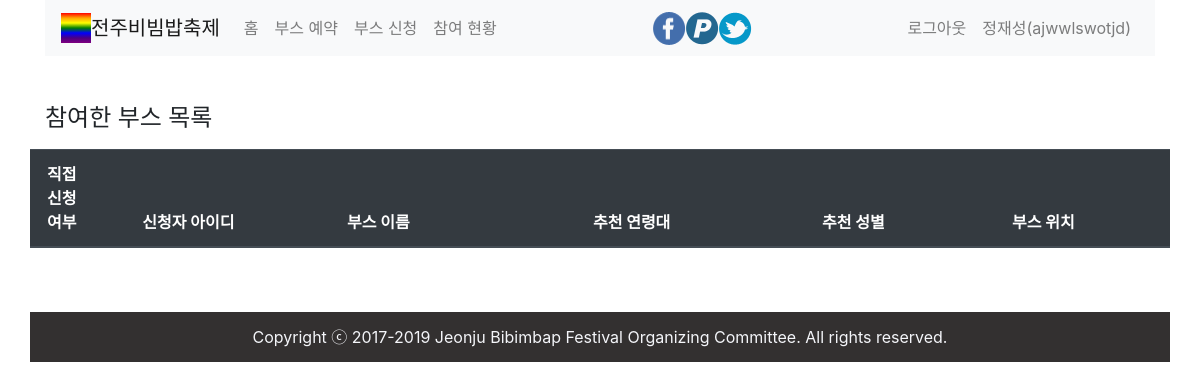
Before: /attend (signed in) with the older database file.
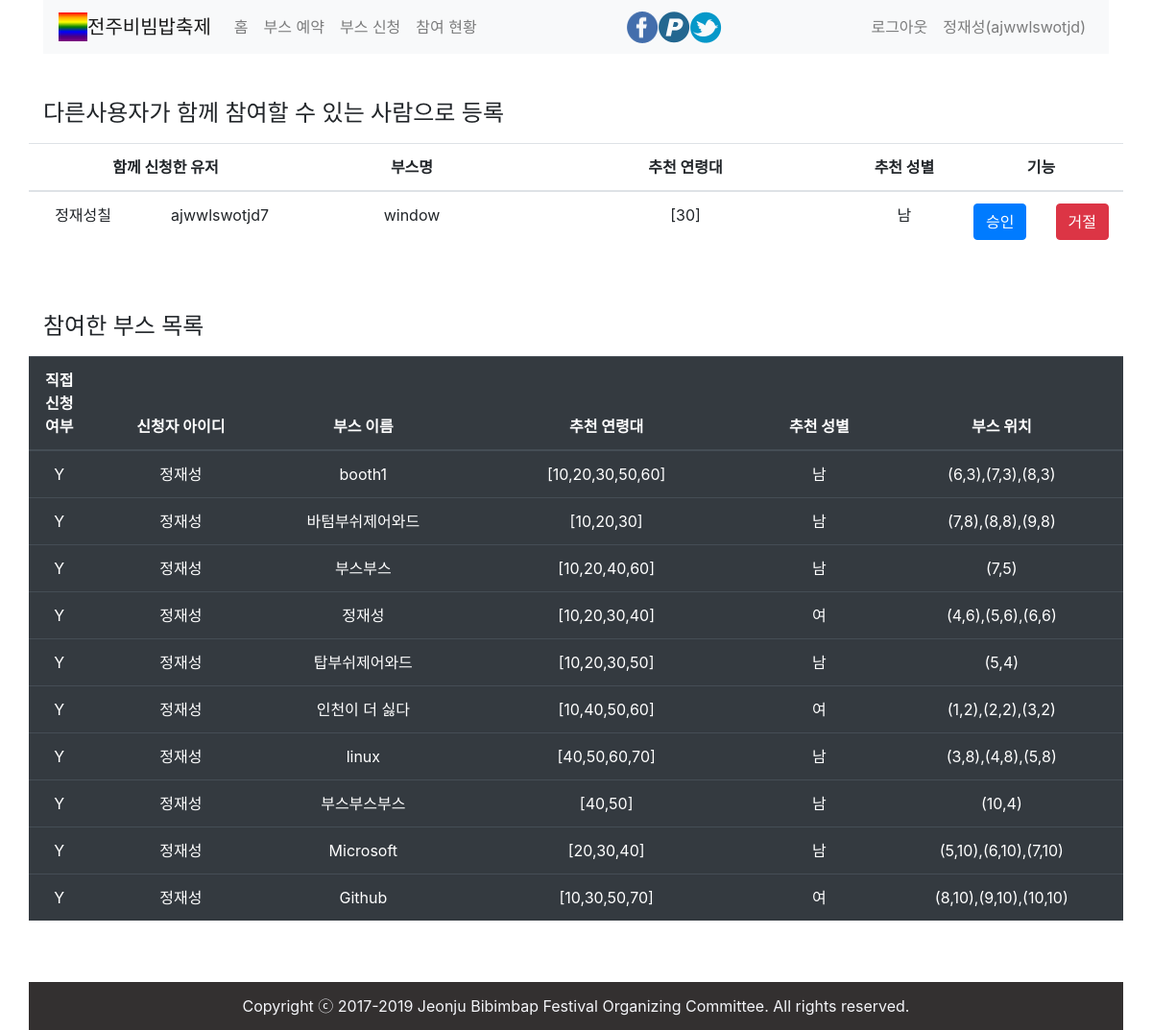
After: the same page with the newer database file.
### tables this page shows
CREATE TABLE `reservation` (
  `idx` int(11) NOT NULL,
  `booth_idx` int(11) NOT NULL,
  `applicant_idx` int(11) NOT NULL,
  `user_idx` int(11) NOT NULL,
  `status` int(11) NOT NULL
);

CREATE TABLE `common_user` (
  `idx` int(11) NOT NULL,
  `password` varchar(100) NOT NULL,
  `name` varchar(100) NOT NULL,
  `gender` varchar(10) NOT NULL,
  `age` int(11) NOT NULL,
  `id` varchar(100) NOT NULL
);

CREATE TABLE `booth` (
  `idx` int(11) NOT NULL,
  `name` varchar(100) NOT NULL,
  `price` int(11) NOT NULL,
  `gender` varchar(10) NOT NULL,
  `position` varchar(100) NOT NULL,
  `writer` int(11) NOT NULL,
  `age` varchar(200) NOT NULL,
  `type` int(11) NOT NULL
);

### App/Controller/MasterController.php (called while the page is built, shortened)
<?php
class MasterController {
	public function render($page,$data=[])
	{
		extract($data);
		require __ROOT . "/views/header.php";
		require __ROOT . "/views/".$page.".php";
		require __ROOT . "/views/footer.php";
	}
}

### App/Controller/MainController.php (called while the page is built, shortened)
<?php
class MainController extends MasterController {
	public function attend()
	{
		$sql = "SELECT * FROM `reservation` WHERE `applicant_idx` != `user_idx` AND `user_idx` = ? AND `status` = 0";
		$unSignedList = DB::fetchAll($sql,[$_SESSION['user']->idx]);
		$sql = "SELECT * FROM `reservation` WHERE `user_idx` = ? AND `status` = 1";
		$signedList = DB::fetchAll($sql,[$_SESSION['user']->idx]);
		$this->render("attend",["unSignedList"=>$unSignedList,"signedList"=>$signedList]);
	}
}

### public/index.php (called while the page is built, shortened)
<?php
$url = isset($_GET['url']) ? $_GET['url'] : "/";
Route::route($url);

### App/DB.php (called while the page is built, shortened)
<?php
class DB {
	public static $con = null;
	public static function getDB()
	{
		if(self::$con == null)
		{
			self::$con = new \PDO("mysql:host=localhost;dbname=gyeongbuk;charset=utf8mb4;","root");
		}
		return self::$con;
	}
	public static function fetch($sql,$data)
	{
		$con = self::getDB();
		$q = $con->prepare($sql);
		$q->execute($data);
		return $q->fetch(\PDO::FETCH_OBJ);
	}
	public static function fetchAll($sql,$data)
	{
		$con = self::getDB();
		$q = $con->prepare($sql);
		$q->execute($data);
		return $q->fetchAll(\PDO::FETCH_OBJ);
	}
}

### views/attend.php (the view, shortened to what this page needs)
<?php if(count($unSignedList) != 0) : ?>
<div class="row">
	<h4 class="col-12 mt-5">다른사용자가 함께 참여할 수 있는 사람으로 등록</h4>
    <table class="table table-stripe col-12 mt-2">
        <thead align="center">
            <tr>
                <th scope="col" colspan="2" width="25%">함께 신청한 유저</th>
                <th scope="col" width="20%">부스명</th>
                <th scope="col" width="30%">추천 연령대</th>
                <th scope="col" width="10%">추천 성별</th>
                <th scope="col" colspan="2" width="15%">기능</th>
            </tr>
        </thead>
        <tbody align="center">
        	<?php foreach ($unSignedList as $item) : ?>
			<?php
				$sql = "SELECT * FROM `common_user` WHERE `idx` = ?";
				$applicant = DB::fetch($sql,[$item->applicant_idx]);
				$sql = "SELECT * FROM `booth` WHERE `idx` = ?";
				$booth = DB::fetch($sql,[$item->booth_idx]);
			?>
            <tr>
                <td scope="row"><?= htmlentities($applicant->name) ?></td>
                <td><?= htmlentities($applicant->id) ?></td>
                <td><?= htmlentities($booth->name) ?></td>
                <td><?= htmlentities($booth->age) ?></td>
                <td><?= htmlentities($booth->gender == "female" ? "여" : "남") ?></td>
                <td>
                	<button data-fx="accept" data-idx="<?= $item->idx ?>" class="btn btn-primary btn-fx">승인</button>
                </td>
                <td>
                	<button data-fx="reject" data-idx="<?= $item->idx ?>" class="btn btn-danger btn-fx">거절</button>
                </td>
            </tr>
        	<?php endforeach; ?>
        </tbody>
    </table>
</div>
<?php endif; ?>
<div class="row">
	<h4 class="col-12 mt-5">참여한 부스 목록</h4>
	<table class="table table-dark table-stripe col-12 mt-2">
		<thead align="center" valign="center">
			<tr>
				<th scope="col" width="5%">직접신청여부</th>
				<th scope="col" width="15%">신청자 아이디</th>
                <th scope="col" width="15%">부스 이름</th>
                <th scope="col" width="25%">추천 연령대</th>
                <th scope="col" width="10%">추천 성별</th>
                <th scope="col" width="20%">부스 위치</th>
			</tr>
		</thead>
		<tbody align="center">
			<?php foreach($signedList as $item) : ?>
			<?php
				$sql = "SELECT * FROM `common_user` WHERE `idx` = ?";
				$applicant = DB::fetch($sql,[$item->applicant_idx]);
				$sql = "SELECT * FROM `booth` WHERE `idx` = ?";
				$booth = DB::fetch($sql,[$item->booth_idx]);
				$direct = $item->applicant_idx == $item->user_idx;
				$arr = array();
				$position = $booth->position;
				for($i = 0; $i <= $booth->type; $i++){
					$x = explode(",", $position)[0];
					$y = explode(",", $position)[1];
					$str = '(' . (int)($x+$i) . ',' . $y . ')';
					array_push($arr, $str);
				}
				$locate = implode(",", $arr);
			?>
			<tr>
				<td scope="row"><?= $direct ? "Y" : "N" ?></td>
				<td><?= htmlentities($applicant->name); ?></td>
				<td><?= htmlentities($booth->name); ?></td>
				<td><?= htmlentities($booth->age); ?></td>
				<td><?= htmlentities($booth->gender == "female" ? "여" : "남") ?></td>
				<td><?= htmlentities($locate); ?></td>
			</tr>
			<?php endforeach; ?>
		</tbody>
	</table>
</div>

### App/Route.php (shortened to what this page needs)
<?php
class Route {
	public static function route($url)
	{
		foreach (self::${$_SERVER["REQUEST_METHOD"]} as $req)
		{
			if($req[0] == $url)
			{
				$actions = explode("@", $req[1]);
				$cInstance = new $cName();
				$cInstance->{$actions[1]}();
				return;
			}
		}
		exit;
	}
}

### views/header.php (shortened to what this page needs)
<!DOCTYPE html>
<html lang="ko">
<head>
	<link rel="stylesheet" href="https://stackpath.bootstrapcdn.com/bootstrap/4.5.0/css/bootstrap.min.css">
	<link rel="stylesheet" href="/css/common.css">
</head>
<body>
	<div class="container">
		<nav class="navbar navbar-expand-lg navbar-light bg-light">
			<a class="navbar-brand logo" href="/">
				전주비빔밥축제
			</a>
			<div class="collapse navbar-collapse">
				<ul class="navbar-nav mr-auto">
					<li class="nav-item">
						<a class="nav-link" href="/">홈</a>
					</li>
					<li class="nav-item">
						<a class="nav-link" href="/reserve">부스 예약</a>
					</li>
					<li class="nav-item">
						<a class="nav-link" href="/apply">부스 신청</a>
					</li>
					<li class="nav-item">
						<a class="nav-link" href="/attend">참여 현황</a>
					</li>
				</ul>
				<div class="navbar-nav mr-auto display-flex">
					<img src="imgs/Facebook.png" alt="img" title="img">
					<img src="imgs/PayPal.png" alt="img" title="img">
					<img src="imgs/Twitter.png" alt="img" title="img">
				</div>
			</div>
			<div class="navbar-nav ml-auto">
				<?php if(__SIGN) : ?>
					<li class="nav-item">
						<a class="nav-link" href="/logout">로그아웃</a>
					</li>
					<li class="nav-item">
						<a class="nav-link" href="#"><?= $_SESSION['user']->name ?>(<?= $_SESSION['user']->id ?>)</a>
					</li>
					<?php endif; ?>
				</div>
			</nav>

### views/footer.php
<footer class="row mt-5 display-flex justify-content-center align-items-center">
			Copyright ⓒ 2017-2019 Jeonju Bibimbap Festival Organizing Committee. All rights reserved.
		</footer>
	</div>
</body>
</html>

### public/css/common.css (style rules this page uses)
* { margin: 0; padding: 0; box-sizing: border-box; }
a { text-decoration:none; }
li { list-style: none; }
.logo { display: flex; align-items: center; }
.logo::before { content: ''; width: 30px; height: 30px; background-image: linear-gradient(to bottom,red,orange,yellow,green,blue,indigo,purple); display: block; }
footer { background-color: #333030; color: #f4f5f9; height: 50px; }
.collapse { display: block !important; }

Changed rows visible on the page:
added reservation: common_user.name "정재성칠", common_user.id "ajwwlswotjd7", booth.name "window", booth.age "[30]", booth.gender "남"
added reservation: applicant_idx "Y", common_user.name "정재성", booth.name "booth1", booth.age "[10,20,30,50,60]", booth.gender "남", locate "(6,3),(7,3),(8,3)"
added reservation: applicant_idx "Y", common_user.name "정재성", booth.name "바텀부쉬제어와드", booth.age "[10,20,30]", booth.gender "남", locate "(7,8),(8,8),(9,8)"
added reservation: applicant_idx "Y", common_user.name "정재성", booth.name "부스부스", booth.age "[10,20,40,60]", booth.gender "남", locate "(7,5)"
added reservation: applicant_idx "Y", common_user.name "정재성", booth.name "정재성", booth.age "[10,20,30,40]", booth.gender "여", locate "(4,6),(5,6),(6,6)"
added reservation: applicant_idx "Y", common_user.name "정재성", booth.name "탑부쉬제어와드", booth.age "[10,20,30,50]", booth.gender "남", locate "(5,4)"
added reservation: applicant_idx "Y", common_user.name "정재성", booth.name "인천이 더 싫다", booth.age "[10,40,50,60]", booth.gender "여", locate "(1,2),(2,2),(3,2)"
added reservation: applicant_idx "Y", common_user.name "정재성", booth.name "linux", booth.age "[40,50,60,70]", booth.gender "남", locate "(3,8),(4,8),(5,8)"
added reservation: applicant_idx "Y", common_user.name "정재성", booth.name "부스부스부스", booth.age "[40,50]", booth.gender "남", locate "(10,4)"
added reservation: applicant_idx "Y", common_user.name "정재성", booth.name "Microsoft", booth.age "[20,30,40]", booth.gender "남", locate "(5,10),(6,10),(7,10)"
added reservation: applicant_idx "Y", common_user.name "정재성", booth.name "Github", booth.age "[10,30,50,70]", booth.gender "여", locate "(8,10),(9,10),(10,10)"
Other visible differences:
new list line: "다른사용자가 함께 참여할 수 있는 사람으로 등록 함께 신청한 유저 부스명 추천 연령대 추천 성별 기능"
